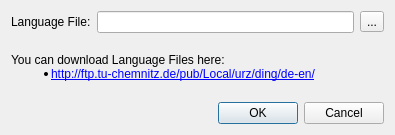
<ui version="4.0" >
 <class>DictionarySettingsDing</class>
 <widget class="QDialog" name="DictionarySettingsDing" >
  <property name="geometry" >
   <rect>
    <x>0</x>
    <y>0</y>
    <width>395</width>
    <height>135</height>
   </rect>
  </property>
  <property name="windowTitle" >
   <string>Settings</string>
  </property>
  <layout class="QGridLayout" >
   <item row="0" column="0" >
    <widget class="QLabel" name="label" >
     <property name="text" >
      <string>Language File:</string>
     </property>
    </widget>
   </item>
   <item row="0" column="1" >
    <widget class="QLineEdit" name="fileNameLineEdit" />
   </item>
   <item row="0" column="2" >
    <widget class="QToolButton" name="openFileButton" >
     <property name="text" >
      <string>...</string>
     </property>
    </widget>
   </item>
   <item row="2" column="0" colspan="3" >
    <widget class="QDialogButtonBox" name="buttonBox" >
     <property name="orientation" >
      <enum>Qt::Horizontal</enum>
     </property>
     <property name="standardButtons" >
      <set>QDialogButtonBox::Cancel|QDialogButtonBox::NoButton|QDialogButtonBox::Ok</set>
     </property>
    </widget>
   </item>
   <item row="1" column="0" colspan="3" >
    <widget class="QLabel" name="label_2" >
     <property name="text" >
      <string>You can download Language Files here:&lt;ul style="margin:0">&lt;li>&lt;a href="http://ftp.tu-chemnitz.de/pub/Local/urz/ding/de-en/">http://ftp.tu-chemnitz.de/pub/Local/urz/ding/de-en/&lt;/a>&lt;/li>&lt;/ul></string>
     </property>
     <property name="openExternalLinks" >
      <bool>true</bool>
     </property>
     <property name="textInteractionFlags" >
      <set>Qt::LinksAccessibleByKeyboard|Qt::LinksAccessibleByMouse|Qt::NoTextInteraction</set>
     </property>
    </widget>
   </item>
  </layout>
 </widget>
 <resources/>
 <connections>
  <connection>
   <sender>buttonBox</sender>
   <signal>accepted()</signal>
   <receiver>DictionarySettingsDing</receiver>
   <slot>accept()</slot>
   <hints>
    <hint type="sourcelabel" >
     <x>248</x>
     <y>254</y>
    </hint>
    <hint type="destinationlabel" >
     <x>157</x>
     <y>274</y>
    </hint>
   </hints>
  </connection>
  <connection>
   <sender>buttonBox</sender>
   <signal>rejected()</signal>
   <receiver>DictionarySettingsDing</receiver>
   <slot>reject()</slot>
   <hints>
    <hint type="sourcelabel" >
     <x>316</x>
     <y>260</y>
    </hint>
    <hint type="destinationlabel" >
     <x>286</x>
     <y>274</y>
    </hint>
   </hints>
  </connection>
 </connections>
</ui>
